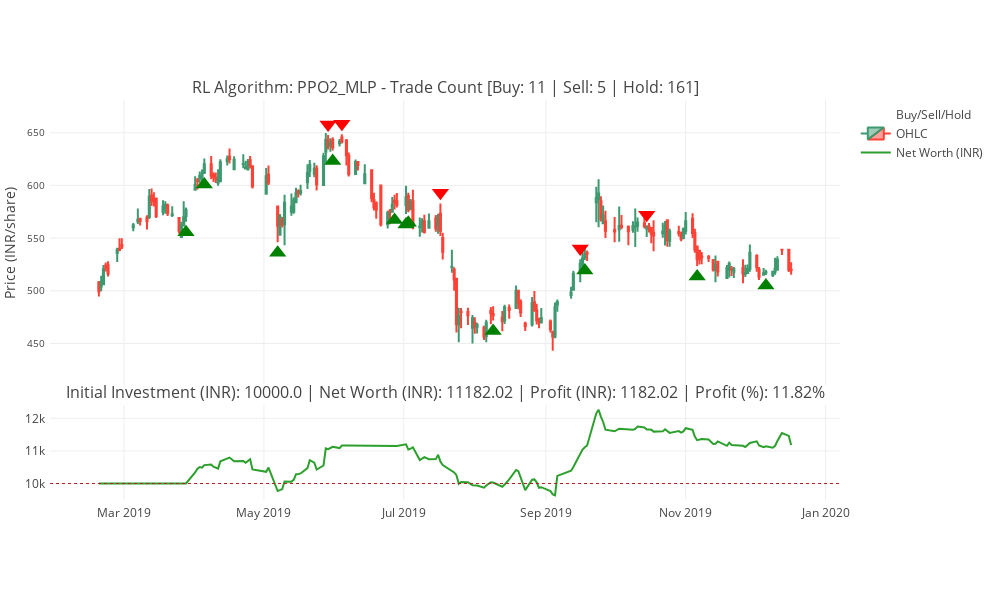

Notebook cell for this chart:
### Code cell
display_trades(trades)

### Figure 1 — Plotly figure (JSON) as saved in the notebook; plotly's stock layout.template omitted (floating-point values rounded to 4 significant figures; data arrays with more than 128 entries replaced by an {"elided": "..."} marker saying what was removed)
{"data": [{"marker": {"color": {"elided": "177 str values"}, "size": 15, "symbol": {"elided": "177 str values"}}, "mode": "markers", "name": "Buy/Sell/Hold", "type": "scatter", "x": {"elided": "177 str values"}, "xaxis": "x", "y": {"elided": "177 float values"}, "yaxis": "y"}, {"close": {"elided": "177 float values"}, "high": {"elided": "177 float values"}, "low": {"elided": "177 float values"}, "name": "OHLC", "open": {"elided": "177 float values"}, "type": "candlestick", "x": {"elided": "177 str values"}, "xaxis": "x", "yaxis": "y"}, {"mode": "lines", "name": "Net Worth (INR)", "type": "scatter", "x": {"elided": "177 str values"}, "xaxis": "x2", "y": {"elided": "177 float values"}, "yaxis": "y2"}], "layout": {"annotations": [{"font": {"size": 16}, "showarrow": false, "text": "RL Algorithm: PPO2_MLP - Trade Count [Buy: 11 | Sell: 5 | Hold: 161]", "x": 0.5, "xanchor": "center", "xref": "paper", "y": 1.0, "yanchor": "bottom", "yref": "paper"}, {"font": {"size": 16}, "showarrow": false, "text": "Initial Investment (INR): 10000.0 | Net Worth (INR): 11182.02 | Profit (INR): 1182.02 | Profit (%): 11.82%", "x": 0.5, "xanchor": "center", "xref": "paper", "y": 0.2375, "yanchor": "bottom", "yref": "paper"}], "height": 600, "margin": {"b": 100, "l": 50, "pad": 4, "r": 50, "t": 100}, "shapes": [{"line": {"color": "firebrick", "dash": "dot", "width": 1}, "name": "Initial Balance", "type": "line", "x0": 0, "x1": 1, "xref": "x2 domain", "y0": 10000, "y1": 10000, "yref": "y2"}], "width": 1000, "xaxis": {"anchor": "y", "domain": [0, 1], "matches": "x2", "rangeslider": {"visible": false}, "showticklabels": false, "tickfont": {"size": 12}}, "xaxis2": {"anchor": "y2", "domain": [0, 1]}, "yaxis": {"anchor": "x", "domain": [0.2875, 1.0], "tickfont": {"size": 10}, "title": {"font": {"size": 14}, "text": "Price (INR/share)"}}, "yaxis2": {"anchor": "x2", "domain": [0, 0.2375]}}}
